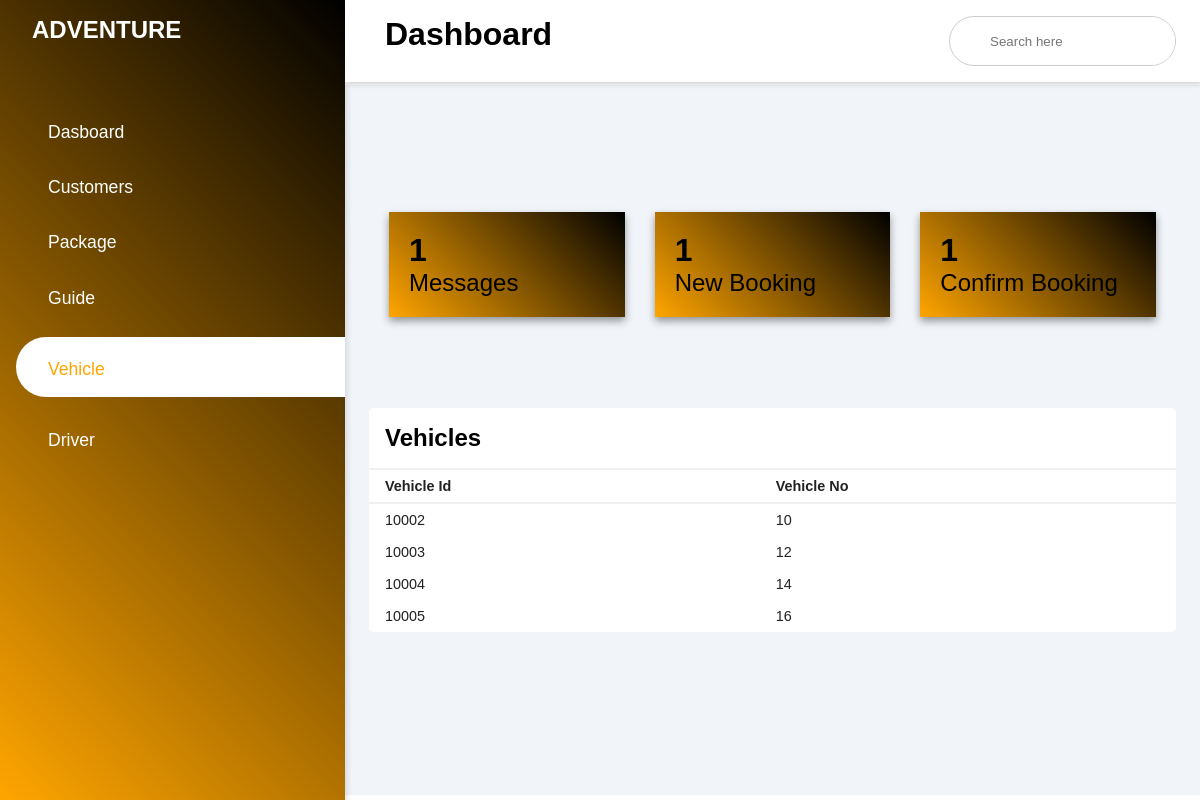
/admin/vehicles.php, run on the app's committed database.
### tables this page shows
CREATE TABLE `vehicle` (
  `Vehicle_id` int(11) NOT NULL,
  `Vehial_no` int(11) NOT NULL
);

### admin/vehicles.php (the view, shortened to what this page needs)
<?php
	$db = new dbObj();
	$conn =  $db->getConnstring();
	$query    = "SELECT * FROM `vehicle`";
    $result   = mysqli_query($conn, $query);
?>
<!DOCTYPE html>
<html>
<head>
	<link rel="stylesheet" type="text/css" href="style.css">
	<link rel="stylesheet" href="https://maxst.icons8.com/vue-static/landings/line-awesome/line-awesome/1.3.0/css/line-awesome.min.css">
</head>
<body>
	<div class="sidebar">
		<div class="sidebar-brand">
			<h2>  ADVENTURE</h2>
		</div>
		<div class="sidebar-menu">
			<ul>
				<li>
					<a href="admindashboard.php" class="inactive" <?php $page='dashboard' ?>><span class="las la-igloo"></span> <span>Dasboard</span></a>
				</li>
				<li>
					<a href="customers.php" class="inactive" <?php $page='customers' ?>><span class="las la-users"></span> <span>Customers</span></a>
				</li>
				<li>
					<a href="package.php" class="inactive" <?php $page='packages' ?>><span class="las la-clipboard-list"></span> <span>Package</span></a>
				</li>
				<li>
					<a href="guide.php" class="inactive" <?php $page='guide' ?>><span class="las la-hiking"></span> <span>Guide</span></a>
				</li>
				<li>
					<a href="vehicles.php" class="active" <?php $page='vehicle' ?>><span class="las la-car-alt"></span> <span>Vehicle</span></a>
				</li>
				<li>
					<a href="drivers.php" class="inactive" <?php $page='driver' ?>><span class= "las la-user-secret"></span> <span>Driver</span></a>
				</li>
			</ul>
		</div>
	</div>
	<div class="main-content">
		<header>
			<h1>
				<label for="nav-toggle">
					<span class="las la-bars"></span>
				</label>
				Dashboard
			</h1>
			<div class="search-wrapper">
				<input type="search" placeholder="Search here" />
			</div>
		</header>
<main>
			<div class="cards">
			<?php include('panel.php') ?>
			</div>
			<div class="recent-grid">
				<div class="projects">
				<div class="card">
						<div class="card-header">
							<h2>Vehicles</h2>
						</div>
						<div class="card-body">
							<div class="table-responsive">
								<table width="100%">
								<thead>
									<tr>
										<td>Vehicle Id</td>
										<td>Vehicle No</td>
									</tr>
								</thead>
								<tbody>
									<?php
										while($row = mysqli_fetch_array($result)) {
									?>
											<tr>
										<td><?php echo $row['Vehicle_id'] ?></td>
										<td><?php echo $row['Vehial_no'] ?></td>
									</tr>
									<?php
										}
									?>
								</tbody>
							</table>
							</div>
						</div>
					</div>
				</div>
			</div>
</main>
</div>
</body>
</html>

### admin/style.css (style rules this page uses)
* { padding: 0; margin: 0; box-sizing: border-box; list-style-type: none ; text-decoration: none; font-family: 'Poppins', sans-serif; }
.sidebar { width: 345px; position: fixed; left: 0; top: 0; height: 100%; background: linear-gradient(45deg,#ffa500, black); z-index: 100; transition: width 300ms; box-shadow: 0 4px 8px 0 rgba(0, 0, 0, 0.2); }
.sidebar-brand { height: 100px; width: 100px; padding: 1rem 0rem 1rem 2rem; color: #fff; }
.sidebar-menu { margin-top: 1rem ; text-transform: capitalize; }
.sidebar-menu li { width: 100%; margin-bottom: 1.7rem; padding-left: 1rem; text-transform: capitalize; }
.sidebar-menu li a span { text-transform: capitalize; }
.sidebar-menu a { padding-left: 1rem; display: block; color: #fff; font-size: 1.1rem; }
.sidebar-menu a.active { background: #fff; padding-top: 1rem; padding-bottom: 1rem; color: #ffa500; border-radius: 30px 0px 0px 30px; }
.sidebar-menu a span:first-child { font-size: 1.5rem; padding-right: 1rem; text-transform: capitalize; }
.main-content { transition: margin-left 300ms; margin-left: 345px; }
header { background: #fff; display: flex; justify-content: space-between; padding: 1rem 1.5rem; box-shadow: 2px 2px 5px rgba(0, 0, 0, 0.2); position: fixed; left: 345px; width: calc(100% - 345px); top: 0; z-index: 100; transition: left 300ms; }
header label span { font-size: 1.7rem; padding-right: 1rem; }
.search-wrapper { border: 1px solid #ccc; border-radius: 30px; height: 50px; display: flex; align-items: center; overflow-x: hidden; }
.search-wrapper input { height: 100%; padding: 0.5rem; border: none; outline: none; }
main { margin-top: 85px; padding: 2rem 1.5rem; background: #f1f5f9; min-height: calc(100vh - 90px); }
.cards { margin-top: 60px; width: 100%; padding: 35px 20px; display: grid; grid-template-columns: repeat( 3, 1fr); grid-gap: 30px; }
.recent-grid { margin-top: 3.5rem; display: grid; grid-gap: 2rem; grid-template-columns: 100% auto; }
.card { background: #fff; border-radius: 5px; }
.card-header { padding: 1rem; }
.card-header { display: flex; justify-content: space-between; align-items: center; border-bottom: 1px solid #f0f0f0; }
.card-body { width: 150; }
table { border-collapse: collapse; }
thead tr { border-top: 1px solid #f0f0f0; border-bottom: 2px solid #f0f0f0; }
thead td { font-weight: 700; }
td { padding: .5rem 1rem; font-size: .9rem; color: #222; }
tr td:last-child { display: flex; align-items: center; }
.table-responsive { width: 100%; overflow-x: auto; }

### data on the page
vehicle: Vehicle_id "10002", Vehial_no "10"
vehicle: Vehicle_id "10003", Vehial_no "12"
vehicle: Vehicle_id "10004", Vehial_no "14"
vehicle: Vehicle_id "10005", Vehial_no "16"

### other printed values
$num1 "1"
$num2 "1"
$num3 "1"
